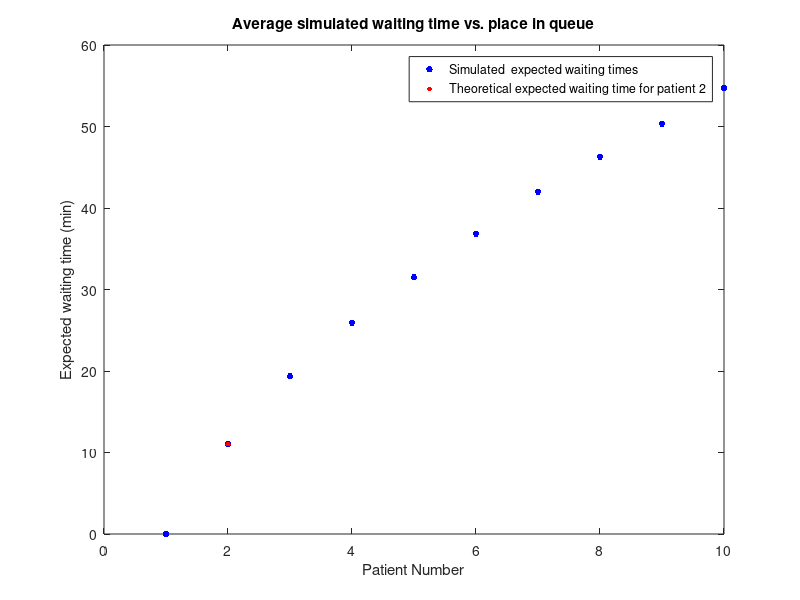

MATLAB code to generate this figure:
% John Heath
% ACM 116 Problem Set 5
% Problem 1B
clc; clear; close all;

% time interval between appointments. 
dt = 30;

% Draw appointment durations independently from the exponential
% distribution with lambda = 1/dt. Note that matlab parametrizes the
% exponential distribution with mu = 1/lambda, so mu = dt.
num_appts = cast(5 .* 60 ./ dt, 'int32'); 
N = 10000;
T = exprnd(dt, [num_appts, N]);

% For every patient, the waiting time is equal to the maximum of 0 and the
% waiting time of the previous patient plus the previous patient's
% appointment duration minus the time allotted for the appointment.
W = zeros(num_appts, N);
for i = 2:num_appts
    W(i, :) = max(0, T(i-1, :) + W(i-1, :) - dt);
end
% average the waiting times across the realizations for each patient
wAvg = sum(W, 2) ./ N;
plot(1:10, wAvg, '.b', 'markersize', 15);
hold on;
plot(2, 30 ./ exp(1), '.r', 'MarkerSize', 12);
hold off;
legend("Simulated  expected waiting times", ...
    "Theoretical expected waiting time for patient 2")
xlabel('Patient Number');
ylabel('Expected waiting time (min)');
title('Average simulated waiting time vs. place in queue');

% Part C
% We can just print out the expected time for the 10th patient in the 30
% minute case:
fprintf(...
"The expected waiting time for the 10th patient with dt = 30 min is %.3f",...
wAvg(10))
fprintf(" minutes. \n")

% We can re-run the above code with a different dt to find the expected
% time for the 20th patient if dt = 15. 
dt = 15;
num_appts = cast(5 .* 60 ./ dt, 'int32'); 
T = exprnd(dt, [num_appts, N]);
W = zeros(num_appts, N);
for i = 2:num_appts
    W(i, :) = max(0, T(i-1, :) + W(i-1, :) - dt);
end
wAvg15 = sum(W, 2) ./ N;

% Report the value:
fprintf(...
"The expected waiting time for the 20th patient with dt = 15 min is %.3f",...
wAvg15(20))
fprintf(" minutes. \n");

% Comment Appropriately
if wAvg15(20) > wAvg(10)
    disp("It is better to be the 10th patient with dt = 30 minutes.")
else
    disp("It is better to be the 20th patient with dt = 15 minutes.")
end